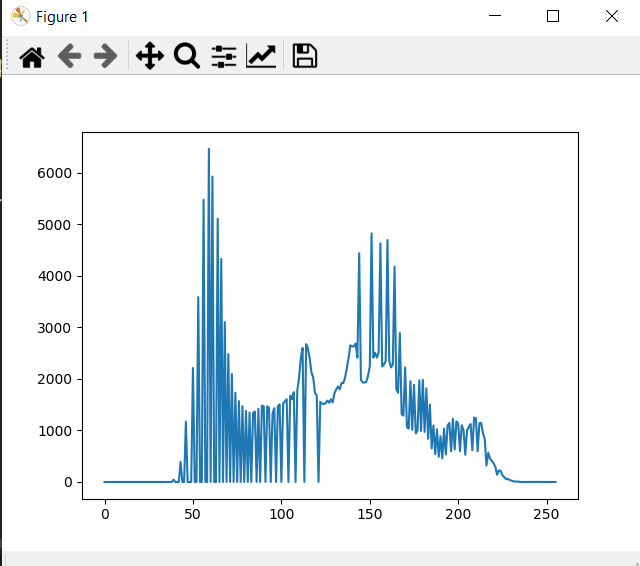

Write Python code to recreate this figure.
import cv2 as cv
import numpy as np

from matplotlib import pyplot as plt

img = cv.imread("lena.png",0)

hist = cv.calcHist([img],[0],None,[256],[0,256])

plt.plot(hist)
plt.show()


cv.waitKey(0)
cv.destroyAllWindows()

#Histograms is very important to digital img find 
